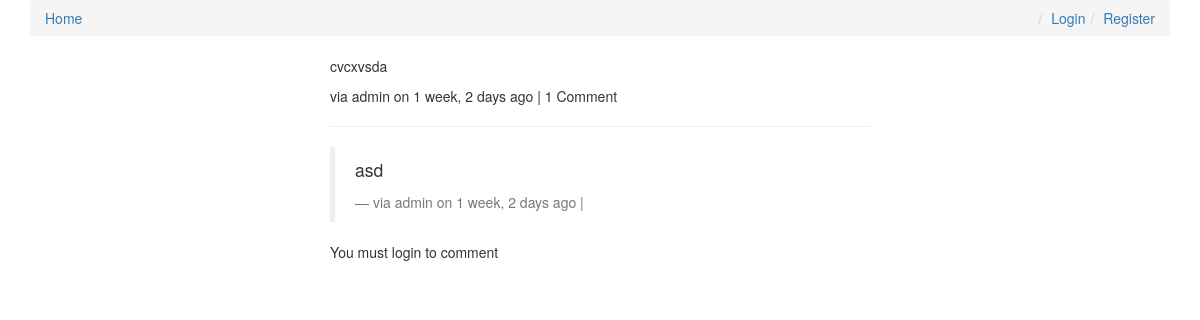
The app's page /comments/2/, older data.
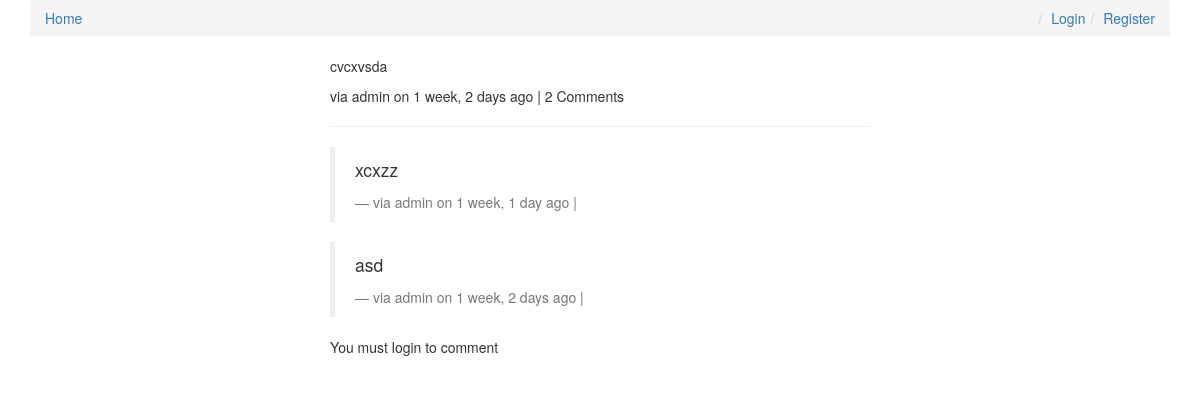
The same page, newer data.
### comments/models.py (models this page shows, shortened)
class Comment(models.Model):
    user = models.ForeignKey(settings.AUTH_USER_MODEL, default=1)
    content_type = models.ForeignKey(ContentType, on_delete=models.CASCADE)
    object_id = models.PositiveIntegerField()
    content_object = GenericForeignKey('content_type', 'object_id')
    parent = models.ForeignKey("self", null=True, blank=True)
    content = models.TextField()
    timestamp = models.DateTimeField(auto_now_add=True)
    objects = CommentManager()
    class Meta:
        ordering = ['-timestamp']
    def children(self): #replies
        return Comment.objects.filter(parent=self)
    @property
    def is_parent(self):
        if self.parent is not None:
            return False
        return True

### comments/views.py (the view, shortened to what this page needs)
# urls.py: url(r'^(?P<id>\d+)/$', comment_thread, name='thread'),
def comment_thread(request, id):
    try:
        obj = Comment.objects.get(id=id)
    except:
        raise Http404
    if not obj.is_parent:
        obj = obj.parent
    initial_data = {
        "content_type": obj.content_type,
        "object_id": obj.object_id,
    }
    form = CommentForm(request.POST or None, initial=initial_data)
    context = {
        "comment": obj,
        "form": form,
    }
    return render(request, "comment_thread.html", context)

### templates/comment_thread.html (shortened to what this page needs)
{% extends "base.html" %}
{% load urlfy %}
{% load crispy_forms_tags %}
{%  block content %}
<div class='col-sm-6 col-sm-offset-3'>
    <p>{{ comment.content }}</p>
    <footer>via {{ comment.user }} on {{ comment.timestamp|timesince }} ago |
            {% if comment.children.count > 0 %}
            {{ comment.children.count }} Comment{% if comment.children.count > 1 %}s{% endif %}{% endif %}
    </footer>
    <hr>
    <div>
        {% for child_comment in comment.children %}
            <blockquote>
                <p>{{ child_comment.content }}</p>
                <footer>via {{ child_comment.user }} on {{ child_comment.timestamp|timesince }} ago |
                </footer>
            </blockquote>
        {% endfor %}
        {% if request.user.is_authenticated %}
        <form method="POST" action=""> {% csrf_token %}
            {{ form|crispy }}
            <input type="hidden" name="parent_id" value="{{ comment.id }}">
            <input type="submit" value="Reply" class="btn btn-default">
        </form>
        {% else %}
            <p>You must login to comment</p>
        {% endif %}
    </div>
</div>
{%  endblock content %}

Row changes from the older to the newer data that the page shows:
computed for Comment "cvcxvsda": children.count "1" → "2"
added Comment: content "xcxzz", user "admin", timestamp "1 week, 1 day"
Text that changed along with them:
text now shown: "s"
